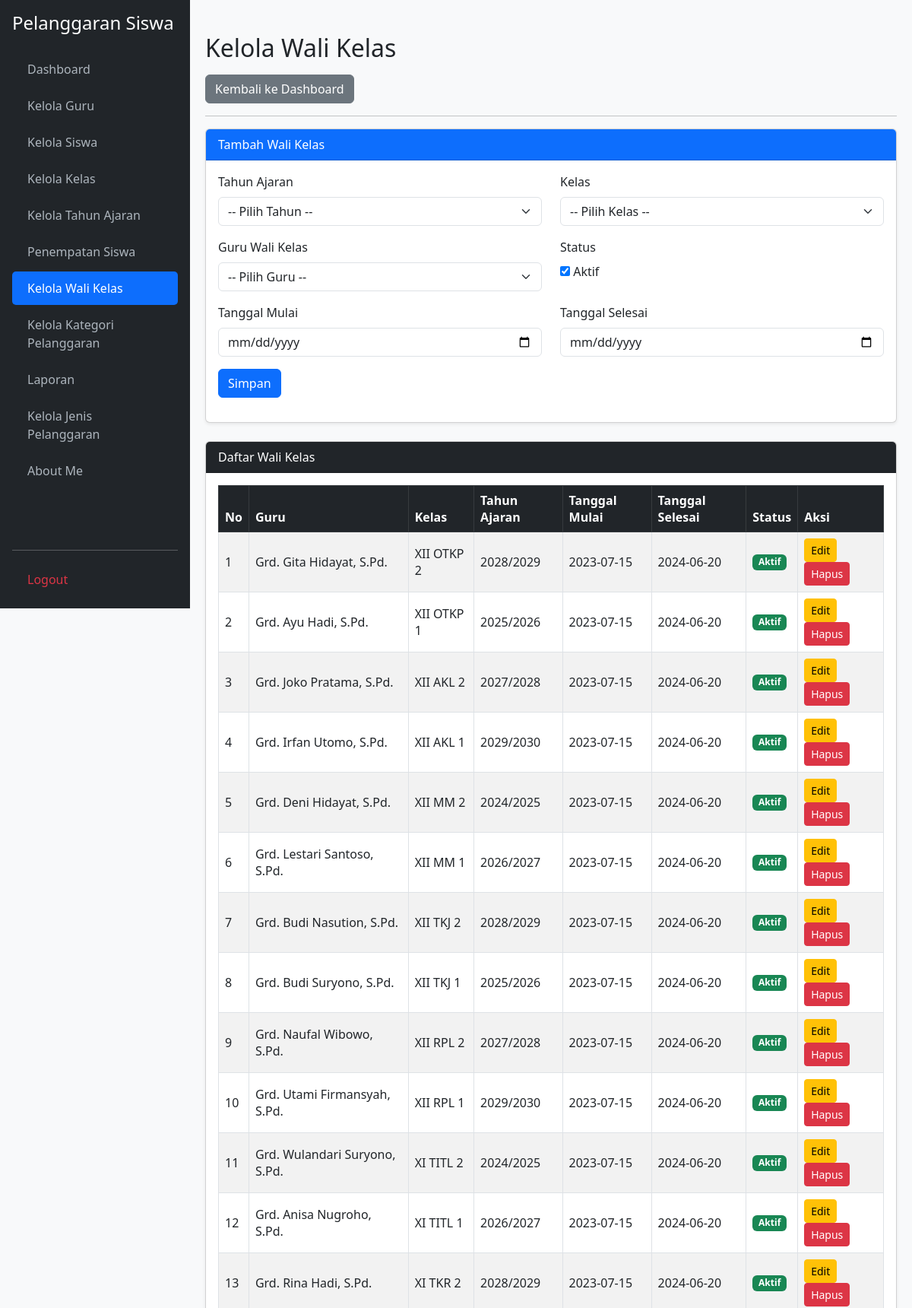
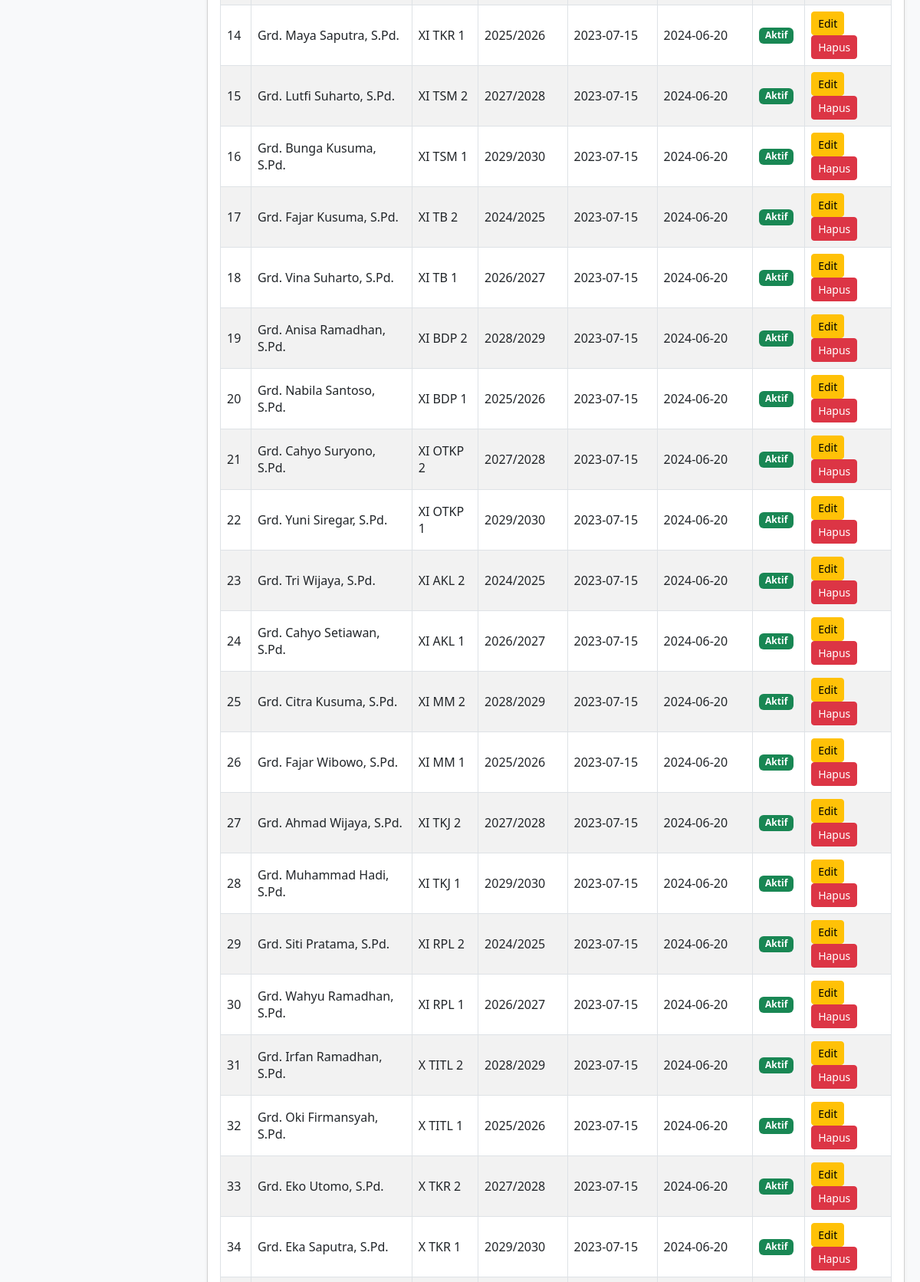
The app's page /kelola_wali_kelas.php (signed in, upper part) with its own data (2 pictures, top to bottom).
### tables this page shows
CREATE TABLE `t_wali_kelas` (
  `id` int(11) NOT NULL,
  `tahun_ajaran_id` int(11) NOT NULL,
  `kelas_id` int(11) NOT NULL,
  `guru_id` int(11) NOT NULL,
  `tanggal_mulai` date DEFAULT NULL,
  `tanggal_selesai` date DEFAULT NULL,
  `status_aktif` tinyint(1) DEFAULT 1,
  `created_at` timestamp NULL DEFAULT NULL,
  `updated_at` timestamp NULL DEFAULT NULL
);

CREATE TABLE `t_guru` (
  `id` int(11) NOT NULL,
  `nip` varchar(30) DEFAULT NULL,
  `nama` varchar(150) NOT NULL,
  `email` varchar(150) DEFAULT NULL,
  `status_aktif` tinyint(1) DEFAULT 1,
  `user_id` int(11) DEFAULT NULL,
  `created_at` timestamp NULL DEFAULT NULL,
  `updated_at` timestamp NULL DEFAULT NULL
);

CREATE TABLE `t_kelas` (
  `id` int(11) NOT NULL,
  `nama` varchar(100) NOT NULL,
  `tingkat` varchar(20) DEFAULT NULL,
  `jurusan` varchar(100) DEFAULT NULL,
  `status_aktif` tinyint(1) DEFAULT 1,
  `created_at` timestamp NULL DEFAULT NULL,
  `updated_at` timestamp NULL DEFAULT NULL
);

CREATE TABLE `t_tahun_ajaran` (
  `id` int(11) NOT NULL,
  `nama` varchar(20) NOT NULL,
  `tanggal_mulai` date DEFAULT NULL,
  `tanggal_selesai` date DEFAULT NULL,
  `status_aktif` tinyint(1) DEFAULT 1,
  `created_at` timestamp NULL DEFAULT NULL,
  `updated_at` timestamp NULL DEFAULT NULL
);

### kelola_wali_kelas.php (the view, shortened to what this page needs)
<?php
require_once 'koneksi.php';
function e($v) {
    return htmlspecialchars((string)($v ?? ''), ENT_QUOTES, 'UTF-8');
}
$edit = [
    'id'=>'', 'tahun_ajaran_id'=>'', 'kelas_id'=>'', 'guru_id'=>'',
    'tanggal_mulai'=>'', 'tanggal_selesai'=>'', 'status_aktif'=>1
];
$data = mysqli_query($koneksi, "
    SELECT wk.*, g.nama AS nama_guru, k.nama AS nama_kelas,
           ta.nama AS nama_tahun
    FROM t_wali_kelas wk
    LEFT JOIN t_guru g ON wk.guru_id=g.id
    LEFT JOIN t_kelas k ON wk.kelas_id=k.id
    LEFT JOIN t_tahun_ajaran ta ON wk.tahun_ajaran_id=ta.id
    ORDER BY wk.id DESC
");
?>
<!DOCTYPE html>
<html lang="id">
<head>
<link href="https://cdn.jsdelivr.net/npm/bootstrap@5.3.0/dist/css/bootstrap.min.css" rel="stylesheet">
<link href="https://cdn.datatables.net/2.3.4/css/dataTables.bootstrap5.css" rel="stylesheet">
<div class="sidebar d-flex flex-column p-3">
    <h4 class="text-white mb-4">Pelanggaran Siswa</h4>
    <ul class="nav nav-pills flex-column mb-auto">
        <li class="nav-item mb-1"><a href="dashboard.php">Dashboard</a></li>
        <li class="nav-item mb-1"><a href="kelola_guru.php">Kelola Guru</a></li>
        <li class="nav-item mb-1"><a href="kelola_siswa.php">Kelola Siswa</a></li>
        <li class="nav-item mb-1"><a href="kelola_kelas.php">Kelola Kelas</a></li>
        <li class="nav-item mb-1"><a href="kelola_tahun_ajaran.php">Kelola Tahun Ajaran</a></li>
        <li class="nav-item mb-1"><a href="penempatan_siswa.php">Penempatan Siswa</a></li>
        <li class="nav-item mb-1"><a href="kelola_wali_kelas.php" class="active">Kelola Wali Kelas</a></li>
        <li class="nav-item mb-1"><a href="kelola_kategori_pelanggaran.php">Kelola Kategori Pelanggaran</a></li>
        <li class="nav-item mb-1"><a href="laporan.php">Laporan</a></li>
        <li class="nav-item mb-1"><a href="kelola_jenis_pelanggaran.php">Kelola Jenis Pelanggaran</a></li>
        <li class="nav-item mb-1"><a href="about_me.php">About Me</a></li>
    </ul>
    <hr>
    <a href="logout.php" class="text-danger">Logout</a>
</div>
<div class="main-content">
   <h2 class="mb-3">Kelola Wali Kelas</h2>
    <div class="mb-3">
        <a href="dashboard.php" class="btn btn-secondary">
            Kembali ke Dashboard
        </a>
    <hr>
    <div class="card shadow-sm mb-4">
        <div class="card-header bg-primary text-white">
            <?= $edit['id'] ? 'Edit Wali Kelas' : 'Tambah Wali Kelas' ?>
        </div>
        <div class="card-body">
            <form method="POST">
                <div class="row">
                    <div class="col-md-6 mb-3">
                        <label class="form-label">Tahun Ajaran</label>
                        <select name="tahun_ajaran_id" class="form-select" required>
                            <option value="">-- Pilih Tahun --</option>
                        </select>
                    </div>
                    <div class="col-md-6 mb-3">
                        <label class="form-label">Kelas</label>
                        <select name="kelas_id" class="form-select" required>
                            <option value="">-- Pilih Kelas --</option>
                        </select>
                    </div>
                    <div class="col-md-6 mb-3">
                        <label class="form-label">Guru Wali Kelas</label>
                        <select name="guru_id" class="form-select" required>
                            <option value="">-- Pilih Guru --</option>
                        </select>
                    </div>
                    <div class="col-md-6 mb-3">
                        <label class="form-label">Status</label><br>
                        <input type="checkbox" name="status_aktif" value="1"
                            <?= $edit['status_aktif']?'checked':'' ?>> Aktif
                    </div>
                    <div class="col-md-6 mb-3">
                        <label class="form-label">Tanggal Mulai</label>
                        <input type="date" name="tanggal_mulai" class="form-control"
                            value="<?= e($edit['tanggal_mulai']) ?>">
                    </div>
                    <div class="col-md-6 mb-3">
                        <label class="form-label">Tanggal Selesai</label>
                        <input type="date" name="tanggal_selesai" class="form-control"
                            value="<?= e($edit['tanggal_selesai']) ?>">
                    </div>
                </div>
                <button type="submit" name="simpan" class="btn btn-primary">Simpan</button>
            </form>
        </div>
    </div>
    <div class="card shadow-sm">
        <div class="card-header bg-dark text-white">Daftar Wali Kelas</div>
        <div class="card-body table-responsive">
            <table id="tabelWaliKelas"
                   class="table table-bordered table-striped table-hover align-middle">
                <thead class="table-dark">
                    <tr>
                        <th>No</th><th>Guru</th><th>Kelas</th>
                        <th>Tahun Ajaran</th><th>Tanggal Mulai</th>
                        <th>Tanggal Selesai</th><th>Status</th><th>Aksi</th>
                    </tr>
                </thead>
                <tbody>
                    <?php $no=1; while($r=mysqli_fetch_assoc($data)): ?>
                    <tr>
                        <td><?= $no++ ?></td>
                        <td><?= e($r['nama_guru']) ?></td>
                        <td><?= e($r['nama_kelas']) ?></td>
                        <td><?= e($r['nama_tahun']) ?></td>
                        <td><?= e($r['tanggal_mulai'] ?: '-') ?></td>
                        <td><?= e($r['tanggal_selesai'] ?: '-') ?></td>
                        <td>
                            <span class="badge bg-<?= $r['status_aktif']?'success':'secondary' ?>">
                                <?= $r['status_aktif']?'Aktif':'Tidak Aktif' ?>
                            </span>
                        </td>
                        <td>
                            <a href="?edit=<?= (int)$r['id'] ?>"
                               class="btn btn-warning btn-sm">Edit</a>
                            <a href="?hapus=<?= (int)$r['id'] ?>"
                               class="btn btn-danger btn-sm"
                               onclick="return confirm('Yakin ingin menghapus data ini?')">Hapus</a>
                        </td>
                    </tr>
                    <?php endwhile; ?>
                </tbody>
            </table>
        </div>
    </div>
</div>
</body>
</html>

### kelola_wali_kelas.php (style rules this page uses)
.sidebar { min-height: 100vh; background: #212529; color: #fff; position: fixed; width: 250px; top: 0; left: 0; overflow-y: auto; }
.sidebar a { color: #adb5bd; text-decoration: none; display: block; padding: 10px 20px; border-radius: 5px; }
.sidebar a:hover, .sidebar a.active { color: #fff; background: #0d6efd; }
.main-content { margin-left: 250px; padding: 20px; min-width: 0; }

### records on screen
t_wali_kelas: guru.nama "Grd. Gita Hidayat, S.Pd.", kelas.nama "XII OTKP 2", tahun_ajaran.nama "2028/2029", tanggal_mulai "2023-07-15", tanggal_selesai "2024-06-20", status_aktif "Aktif"
t_wali_kelas: guru.nama "Grd. Ayu Hadi, S.Pd.", kelas.nama "XII OTKP 1", tahun_ajaran.nama "2025/2026", tanggal_mulai "2023-07-15", tanggal_selesai "2024-06-20", status_aktif "Aktif"
t_wali_kelas: guru.nama "Grd. Joko Pratama, S.Pd.", kelas.nama "XII AKL 2", tahun_ajaran.nama "2027/2028", tanggal_mulai "2023-07-15", tanggal_selesai "2024-06-20", status_aktif "Aktif"
t_wali_kelas: guru.nama "Grd. Irfan Utomo, S.Pd.", kelas.nama "XII AKL 1", tahun_ajaran.nama "2029/2030", tanggal_mulai "2023-07-15", tanggal_selesai "2024-06-20", status_aktif "Aktif"
t_wali_kelas: guru.nama "Grd. Deni Hidayat, S.Pd.", kelas.nama "XII MM 2", tahun_ajaran.nama "2024/2025", tanggal_mulai "2023-07-15", tanggal_selesai "2024-06-20", status_aktif "Aktif"
t_wali_kelas: guru.nama "Grd. Lestari Santoso, S.Pd.", kelas.nama "XII MM 1", tahun_ajaran.nama "2026/2027", tanggal_mulai "2023-07-15", tanggal_selesai "2024-06-20", status_aktif "Aktif"
t_wali_kelas: guru.nama "Grd. Budi Nasution, S.Pd.", kelas.nama "XII TKJ 2", tahun_ajaran.nama "2028/2029", tanggal_mulai "2023-07-15", tanggal_selesai "2024-06-20", status_aktif "Aktif"
t_wali_kelas: guru.nama "Grd. Budi Suryono, S.Pd.", kelas.nama "XII TKJ 1", tahun_ajaran.nama "2025/2026", tanggal_mulai "2023-07-15", tanggal_selesai "2024-06-20", status_aktif "Aktif"
t_wali_kelas: guru.nama "Grd. Naufal Wibowo, S.Pd.", kelas.nama "XII RPL 2", tahun_ajaran.nama "2027/2028", tanggal_mulai "2023-07-15", tanggal_selesai "2024-06-20", status_aktif "Aktif"
t_wali_kelas: guru.nama "Grd. Utami Firmansyah, S.Pd.", kelas.nama "XII RPL 1", tahun_ajaran.nama "2029/2030", tanggal_mulai "2023-07-15", tanggal_selesai "2024-06-20", status_aktif "Aktif"
t_wali_kelas: guru.nama "Grd. Wulandari Suryono, S.Pd.", kelas.nama "XI TITL 2", tahun_ajaran.nama "2024/2025", tanggal_mulai "2023-07-15", tanggal_selesai "2024-06-20", status_aktif "Aktif"
t_wali_kelas: guru.nama "Grd. Anisa Nugroho, S.Pd.", kelas.nama "XI TITL 1", tahun_ajaran.nama "2026/2027", tanggal_mulai "2023-07-15", tanggal_selesai "2024-06-20", status_aktif "Aktif"
t_wali_kelas: guru.nama "Grd. Rina Hadi, S.Pd.", kelas.nama "XI TKR 2", tahun_ajaran.nama "2028/2029", tanggal_mulai "2023-07-15", tanggal_selesai "2024-06-20", status_aktif "Aktif"
t_wali_kelas: guru.nama "Grd. Maya Saputra, S.Pd.", kelas.nama "XI TKR 1", tahun_ajaran.nama "2025/2026", tanggal_mulai "2023-07-15", tanggal_selesai "2024-06-20", status_aktif "Aktif"
t_wali_kelas: guru.nama "Grd. Lutfi Suharto, S.Pd.", kelas.nama "XI TSM 2", tahun_ajaran.nama "2027/2028", tanggal_mulai "2023-07-15", tanggal_selesai "2024-06-20", status_aktif "Aktif"
t_wali_kelas: guru.nama "Grd. Bunga Kusuma, S.Pd.", kelas.nama "XI TSM 1", tahun_ajaran.nama "2029/2030", tanggal_mulai "2023-07-15", tanggal_selesai "2024-06-20", status_aktif "Aktif"
t_wali_kelas: guru.nama "Grd. Fajar Kusuma, S.Pd.", kelas.nama "XI TB 2", tahun_ajaran.nama "2024/2025", tanggal_mulai "2023-07-15", tanggal_selesai "2024-06-20", status_aktif "Aktif"
t_wali_kelas: guru.nama "Grd. Vina Suharto, S.Pd.", kelas.nama "XI TB 1", tahun_ajaran.nama "2026/2027", tanggal_mulai "2023-07-15", tanggal_selesai "2024-06-20", status_aktif "Aktif"
t_wali_kelas: guru.nama "Grd. Anisa Ramadhan, S.Pd.", kelas.nama "XI BDP 2", tahun_ajaran.nama "2028/2029", tanggal_mulai "2023-07-15", tanggal_selesai "2024-06-20", status_aktif "Aktif"
t_wali_kelas: guru.nama "Grd. Nabila Santoso, S.Pd.", kelas.nama "XI BDP 1", tahun_ajaran.nama "2025/2026", tanggal_mulai "2023-07-15", tanggal_selesai "2024-06-20", status_aktif "Aktif"
t_wali_kelas: guru.nama "Grd. Cahyo Suryono, S.Pd.", kelas.nama "XI OTKP 2", tahun_ajaran.nama "2027/2028", tanggal_mulai "2023-07-15", tanggal_selesai "2024-06-20", status_aktif "Aktif"
t_wali_kelas: guru.nama "Grd. Yuni Siregar, S.Pd.", kelas.nama "XI OTKP 1", tahun_ajaran.nama "2029/2030", tanggal_mulai "2023-07-15", tanggal_selesai "2024-06-20", status_aktif "Aktif"
t_wali_kelas: guru.nama "Grd. Tri Wijaya, S.Pd.", kelas.nama "XI AKL 2", tahun_ajaran.nama "2024/2025", tanggal_mulai "2023-07-15", tanggal_selesai "2024-06-20", status_aktif "Aktif"
t_wali_kelas: guru.nama "Grd. Cahyo Setiawan, S.Pd.", kelas.nama "XI AKL 1", tahun_ajaran.nama "2026/2027", tanggal_mulai "2023-07-15", tanggal_selesai "2024-06-20", status_aktif "Aktif"
t_wali_kelas: guru.nama "Grd. Citra Kusuma, S.Pd.", kelas.nama "XI MM 2", tahun_ajaran.nama "2028/2029", tanggal_mulai "2023-07-15", tanggal_selesai "2024-06-20", status_aktif "Aktif"
t_wali_kelas: guru.nama "Grd. Fajar Wibowo, S.Pd.", kelas.nama "XI MM 1", tahun_ajaran.nama "2025/2026", tanggal_mulai "2023-07-15", tanggal_selesai "2024-06-20", status_aktif "Aktif"
t_wali_kelas: guru.nama "Grd. Ahmad Wijaya, S.Pd.", kelas.nama "XI TKJ 2", tahun_ajaran.nama "2027/2028", tanggal_mulai "2023-07-15", tanggal_selesai "2024-06-20", status_aktif "Aktif"
t_wali_kelas: guru.nama "Grd. Muhammad Hadi, S.Pd.", kelas.nama "XI TKJ 1", tahun_ajaran.nama "2029/2030", tanggal_mulai "2023-07-15", tanggal_selesai "2024-06-20", status_aktif "Aktif"
t_wali_kelas: guru.nama "Grd. Siti Pratama, S.Pd.", kelas.nama "XI RPL 2", tahun_ajaran.nama "2024/2025", tanggal_mulai "2023-07-15", tanggal_selesai "2024-06-20", status_aktif "Aktif"
t_wali_kelas: guru.nama "Grd. Wahyu Ramadhan, S.Pd.", kelas.nama "XI RPL 1", tahun_ajaran.nama "2026/2027", tanggal_mulai "2023-07-15", tanggal_selesai "2024-06-20", status_aktif "Aktif"
t_wali_kelas: guru.nama "Grd. Irfan Ramadhan, S.Pd.", kelas.nama "X TITL 2", tahun_ajaran.nama "2028/2029", tanggal_mulai "2023-07-15", tanggal_selesai "2024-06-20", status_aktif "Aktif"
t_wali_kelas: guru.nama "Grd. Oki Firmansyah, S.Pd.", kelas.nama "X TITL 1", tahun_ajaran.nama "2025/2026", tanggal_mulai "2023-07-15", tanggal_selesai "2024-06-20", status_aktif "Aktif"
t_wali_kelas: guru.nama "Grd. Eko Utomo, S.Pd.", kelas.nama "X TKR 2", tahun_ajaran.nama "2027/2028", tanggal_mulai "2023-07-15", tanggal_selesai "2024-06-20", status_aktif "Aktif"
t_wali_kelas: guru.nama "Grd. Eka Saputra, S.Pd.", kelas.nama "X TKR 1", tahun_ajaran.nama "2029/2030", tanggal_mulai "2023-07-15", tanggal_selesai "2024-06-20", status_aktif "Aktif"
